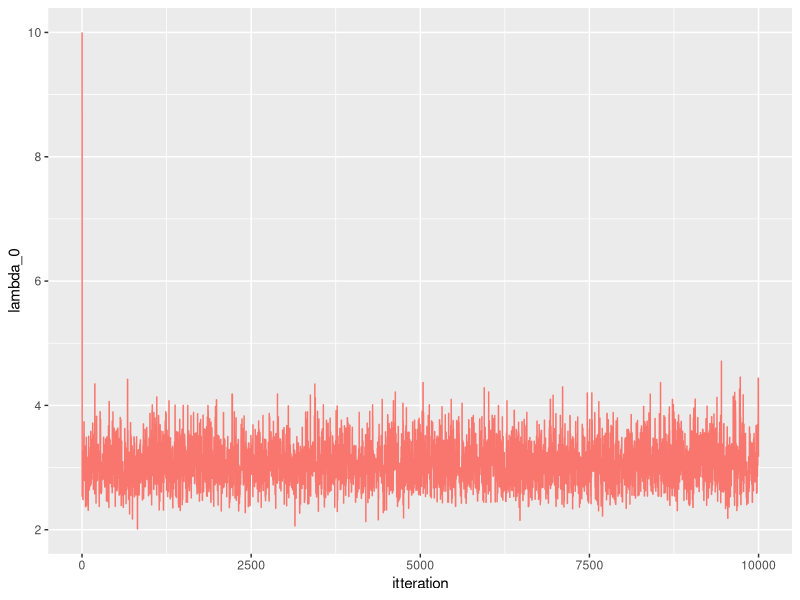

Source code (R): (Note: this script raises an error after producing the figure.)
#MH block

library(boot)
library(data.table)
library(tidyr)
library(ggplot2)
library(gridExtra)

data <- as.data.table(coal)
data[, event:= 1]
data[, cum_event := cumsum(event)]
data[, date := date- 1851]


f_target_1 <- function(lambda_0, lambda_1, t, t_0, t_2, beta, y_0, y_1){
  if(t<t_0){
    return (0)
  }
  if(t> t_2){
    return (0)
  }
  return(exp(-lambda_0*(t-t_0) - lambda_1*(t_2-t)- (1/beta)*(lambda_0 + lambda_1))*lambda_0^{y_0+ 1}*lambda_1^{y_1+1})
}

f_prop_1 <- function(lambda_0, lambda_1, t_given, t_cur, t_0, t_2, beta, y_0, y_1, sigma_t){
  if(t<t_0){
    retval <- 0
  }
  if(t> t_2){
   retval <- 0
  }
  retval <- (dgamma(lambda_0, (y_0 +2), scale= (1/(t_cur - t_0 + 1/beta)))*
    dgamma(lambda_1, (y_1 +2), scale= (1/(t_2 - t_cur + 1/beta)))*
    dnorm(t, t_given,sigma_t))
  return(retval)
}

f_target_2 <- function(lambda_0, lambda_1, beta, t_0, t_2, t, y_0, y_1){
  if(beta<0){
    return (0)
  }
  
  return(exp(-lambda_0*(t-t_0) - lambda_1*(t_2-t)- (1/beta)*
               (lambda_0 + lambda_1+1))*lambda_0^{y_0+ 1}*
           lambda_1^{y_1+1}*(1/beta^5))
}

f_prop_2 <- function(lambda_0, lambda_1, t, t_0, t_2, beta_cur, beta_given, y_0, y_1, sigma_beta){
    retval <- dgamma(lambda_0, (y_0 +2), scale= (1/(t - t_0 + 1/beta_cur)))*
        dgamma(lambda_1, (y_1+2), scale= (1/(t_2 - t + 1/beta_cur)))*
        dnorm(beta_cur, beta_given, sigma_beta)

  return (retval)
}

MH_alg <- function(n,data, t_0,t_2, t, lambda_0,lambda_1, beta, sigma_t, sigma_beta){
  
  
  y_0 = sum(data[date <t]$event)
  y_1 = sum(data[date>= t]$event)
  
  results <- matrix(nrow = n, ncol = 5)
  results[1, 1:5] <- c(t, lambda_0, lambda_1, beta, 1)
  for(i in 2:(n)){
    print(i)
    if(i %% 2 == 0){
      beta <- results[i-1, 4]
      
      t_old <- results[i-1, 1]
      
      t_new <- rnorm(1, t_old, sigma_t)
      if(t_new <t_0 | t_new > t_2){
        results[i,1:5] <- c(t_old, lambda_0_old, lambda_1_old, beta, 0)
      }else{
     
        y_0_old = sum(data[date <t_old]$event)
        y_1_old = sum(data[date>= t_old]$event)
        y_0_n = sum(data[date <t_new]$event)
        y_1_n = sum(data[date>= t_new]$event)
        
        #gibbs step
        lambda_0_old <- results[i-1, 2]
        lambda_1_old <- results[i-1, 3]
        lambda_0 <- rgamma(1, (y_0 +2), scale= (1/(t_new - t_0 + 1/beta)))
        lambda_1 <- rgamma(1, (y_1+2), scale=(1/(t_2 - t_new + 1/beta)))
        
        target_ratio <-  f_target_1(lambda_0, lambda_1, t_new, t_0, t_2, beta, y_0_n, y_1_n)/
          f_target_1(lambda_0_old, lambda_1_old, t_old, t_0, t_2, beta, y_0_old, y_1_old)
        
        prop_ratio <- f_prop_1(lambda_0_old, lambda_1_old, t_cur = t_old, t_given = t_new,  t_0, t_2, beta, y_0_old, y_1_old, sigma_t = sigma_t)/
          f_prop_1(lambda_0, lambda_1, t_new, t_given = t_old, t_0, t_2, beta, y_0, y_1, sigma_t = sigma_t)
        
        a <- target_ratio*prop_ratio
        a <- min(1, a)
        
        u <- runif(1)
        
        if (u< a){
          results[i, 1:5] <- c(t_new, lambda_0, lambda_1, beta, a)
        } else{
          results[i,1:5] <- c(t_old, lambda_0_old, lambda_1_old, beta, a)
        }
      }
    }
    else{
      t <- results[i-1, 1]
      t
      beta_old <- results[i-1, 4]
      
      beta_new <-  rgamma(1, 6, scale = 1/(lambda_0 + lambda_1 + 1)) 
      
      
      y_0 = sum(data[date <results[i-1,1]]$event)
      y_1 = sum(data[date>= results[i-1,1]]$event)
      if(beta_new< 0){
        results[i,1:5] <- c(t, lambda_0_old, lambda_1_old, beta_old, 0)
      }else {
        
        
        lambda_0_n <- rgamma(1, (y_0 + 2), scale= (1/(t_old - t_0 + 1/beta_new)))
        lambda_1_n <- rgamma(1, (y_1 + 2), scale=(1/(t_2 - t_old + 1/beta_new)))
        lambda_0_n
        lambda_1_n
        
        
        lambda_0_old <- results[i-1, 2]
        lambda_1_old <- results[i-1, 3]
        
        target_ratio <-  f_target_2(lambda_0, lambda_1, beta_new, t_0, t_2, t, y_0, y_1)/
          f_target_2(lambda_0_old, lambda_1_old, beta_old, t_0, t_2, t, y_0, y_1)
        
        
        
        prop_ratio <- f_prop_2(lambda_0_old, lambda_1_old, beta_cur = beta_old, beta_given = beta_new, t = t, t_0 = t_0, t_2 = t_2, y_0, y_1, sigma_beta = sigma_beta)/
          f_prop_2(lambda_0, lambda_1, beta_cur = beta_new, beta_given = beta_old, t_0 = t_0, t_2 = t_2, t = t, y_0, y_1, sigma_beta = sigma_beta)
        
        
        a <- min(1, target_ratio*prop_ratio)
        u <- runif(1)
        if (u< a){
          results[i, 1:5] <- c(t, lambda_0, lambda_1, beta_new, a)
        } else{
          results[i,1:5] <- c(t, lambda_0_old, lambda_1_old, beta_old, a)
        }
      }
    }
  }
  return (results)
}




t = data[1, date] + 45

lambda_0 <- 10
lambda_1 <-  5
beta = 3

n = 10000
t_0 = data[1, date]
t_2 = data[nrow(data), date] #maybe should be 1963? 
sigma_t = 3
sigma_beta = 0.3

sim_MH <- MH_alg(n,data, t_0, t_2, t, lambda_0,lambda_1, beta, sigma_t = sigma_t, sigma_beta = sigma_beta)

sim_MH <- as.data.table(sim_MH)

setnames(sim_MH, c("t", "lambda_0", "lambda_1", "beta", "a"))

sim_MH[, itteration := seq(1:n)]
sim_MH



q <- ggplot(data = sim_MH, aes(x = itteration) )
q <- q + geom_line(aes(y = lambda_0, colour = "lambda_0"))
q <- q +  theme(legend.position = "none")
q <- q + ylab(unname(TeX(c("$\\lambda_0$"))))
q <- q + xlab("Iteration")
q <- q + ggtitle(unname(TeX(c("Traceplot for $\\lambda_0$"))))
q

ggsave(
  "block_sim_lambda0.pdf",
  path = "C:\\Users\\sara_\\OneDrive\\Documents\\NTNU\\10.Semester\\Beregningskrevende\\Prosjekt1\\Berregningskrevende_2\\Images",
  width = 17,
  height = 10,
  units = "cm"
)


q <- ggplot(data = sim_MH, aes(x = itteration) )
q <- q + geom_line(aes(y = lambda_1, colour = "lambda_1"))
q <- q +  theme(legend.position = "none")
q <- q + ylab(unname(TeX(c("$\\lambda_1$"))))
q <- q + xlab("Iteration")
q <- q + ggtitle(unname(TeX(c("Traceplot for $\\lambda_1$"))))
q

ggsave(
  "block_sim_lambda1.pdf",
  path = "C:\\Users\\sara_\\OneDrive\\Documents\\NTNU\\10.Semester\\Beregningskrevende\\Prosjekt1\\Berregningskrevende_2\\Images",
  width = 17,
  height = 10,
  units = "cm"
)


q <- ggplot(data = sim_MH, aes(x = itteration) )
q <- q + geom_line(aes(y = beta, colour = "beta"))
q <- q +  theme(legend.position = "none")
q <- q + ylab(unname(TeX(c("$\\beta$"))))
q <- q + xlab("Iteration")
q <- q + ggtitle(unname(TeX(c("Traceplot for $\\beta$"))))
q

ggsave(
  "block_sim_beta_sigma3.pdf",
  path = "C:\\Users\\sara_\\OneDrive\\Documents\\NTNU\\10.Semester\\Beregningskrevende\\Prosjekt1\\Berregningskrevende_2\\Images",
  width = 17,
  height = 10,
  units = "cm"
)

q <- ggplot(data = sim_MH, aes(x = itteration) )
q <- q + geom_line(aes(y = t, colour = "t"))
q <- q +  theme(legend.position = "none")
q <- q + ylab("t")
q <- q + xlab("Iteration")
q <- q + ggtitle(unname(TeX(c("Traceplot for t"))))
q

ggsave(
  "block_sim_t_sigma03.pdf",
  path = "C:\\Users\\sara_\\OneDrive\\Documents\\NTNU\\10.Semester\\Beregningskrevende\\Prosjekt1\\Berregningskrevende_2\\Images",
  width = 17,
  height = 10,
  units = "cm"
)



#grid.arrange(q1,q2,q3,q4, ncol = 2)

#only beta has a burn in period! kind of

summary(sim_MH)
3*41 + 0.92*(112-41)



burnin <- 500

sim_t <- sim_MH_single$t[burnin:n]

acf(sim_t)

no_burnin_sim_MH <- sim_MH_single[burnin:n]

summary(no_burnin_sim_MH)
